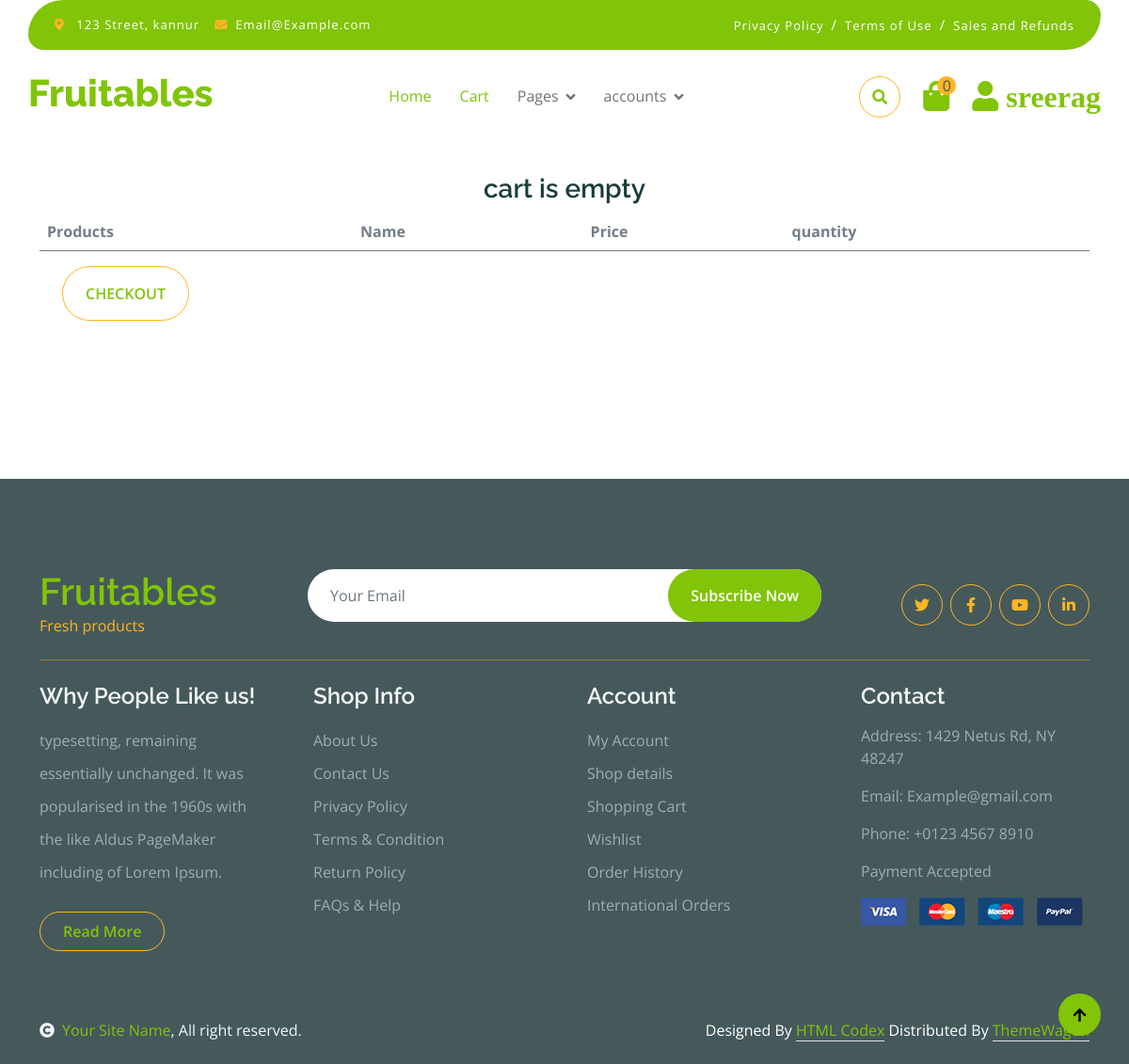
The app's page /cart/ (signed in), older data.
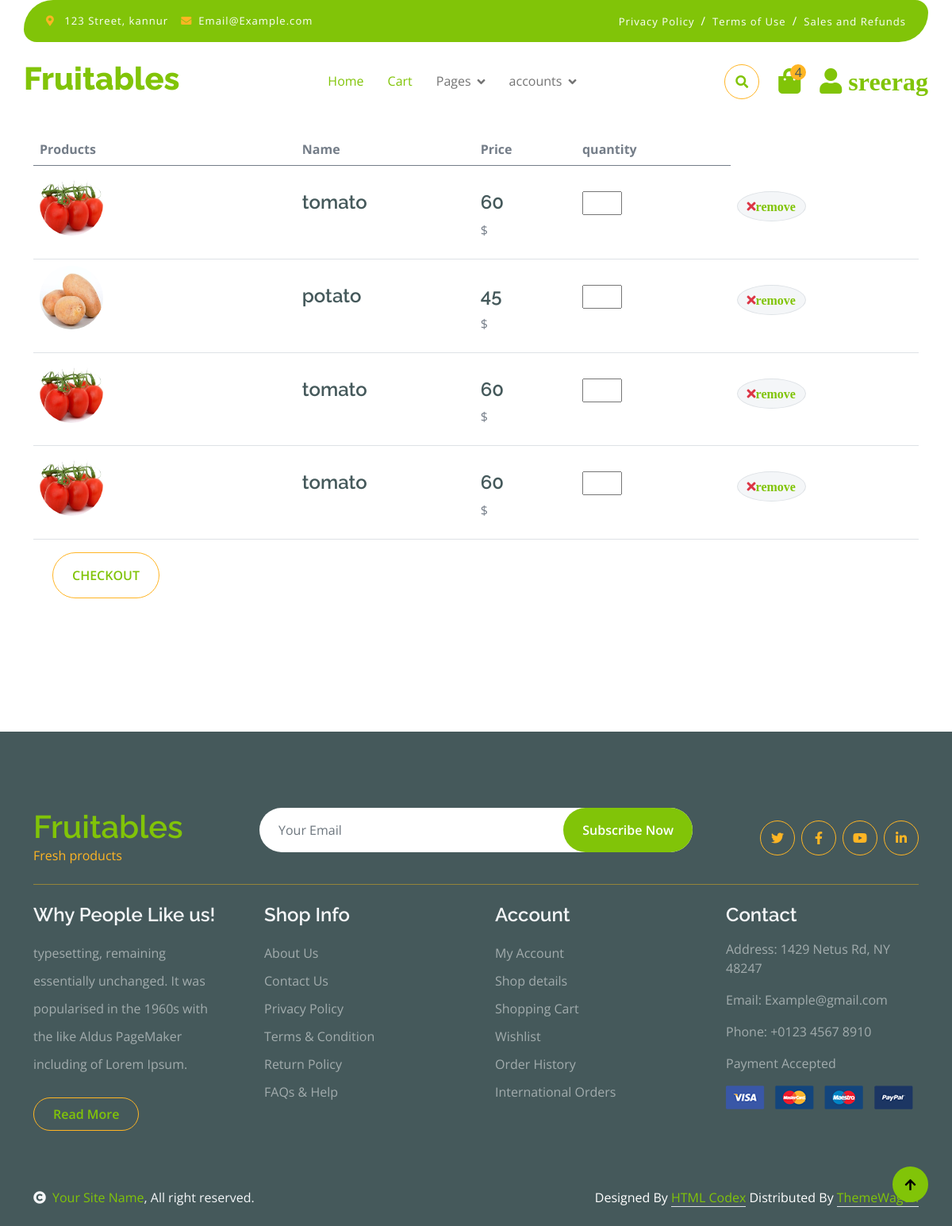
The same page, newer data.
### cart/models.py (models this page shows, shortened)
class Cart(models.Model):
    product = models.ForeignKey(
        Product, on_delete=models.CASCADE, blank=True, null=True)
    user = models.ForeignKey(
        User, on_delete=models.CASCADE, blank=True, null=True)
    qty = models.IntegerField(default=1)
    total = models.IntegerField(blank=True, null=True)

### app/models.py (models this page shows)
class Product(models.Model):
    name = models.CharField(max_length=50, blank=True, null=True)
    desc = models.TextField(blank=True, null=True)
    price = models.IntegerField(blank=True, null=True)
    image = models.ImageField(
        upload_to='images', default='image not available')
    thumbnails = models.ImageField(upload_to='thumbnail', blank=True)
    categ = models.ForeignKey(
        'category', on_delete=models.CASCADE, blank=True, null=True)
    created = models.DateTimeField(auto_now=True)
    def __str__(self):
        return self.name
    class Meta:
        ordering = ['-created']

### cart/views.py (the view)
# urls.py: path('',cart,name='cart'),
def cart(request, *args, **kwargs):
    cart = Cart.objects.filter(user=request.user)
    cart_count = cart.count()
    if cart_count == 0:
        messages.info(request, "cart is empty")
    cart_total = 0
    for i in cart:
        cart_total = cart_total+i.total
    context = {'cart': cart, 'cart_count': cart_count,
               'cart_total': cart_total}
    return render(request, 'cart.html', context)

### templates/cart.html (shortened to what this page needs)
   {% extends 'index.html' %}
   {% block cart %}
     <br>
     <br>
     <br>
   <div class="container-fluid py-5 ">
    <div class="container py-5">
        <form action="{% url 'checkout' %}" method="POST"> {% csrf_token %}
        <div class="table-responsive">
            <table class="table">
                <thead>
                  <tr>
                    <th scope="col">Products</th>
                    <th scope="col">Name</th>
                    <th scope="col">Price</th>
                    <th scope="col">quantity</th>
                  </tr>
                </thead>
                <tbody>
                    {% include "messages.html" %}
                    {% for i in cart  %}
                    <tr>
                        <th scope="row p-5">
                            <div class="d-flex align-items-center">
                                <img src="{{i.product.image.url}}" class="img-fluid me-5 rounded-circle" style="width: 80px; height: 80px;" alt="">
                            </div>
                        </th>
                        <td>
                            <p class="mb-0 mt-4"><h4>{{i.product}}</h4></p>
                        </td>
                        <td>
                            <p class="mb-0 mt-4"><h4>{{i.product.price}} </h4>$</p>
                        </td>
                        <td>
                        <input type="number" class="mb-0 mt-4 " style="width: 50px;"  name="qty">
                        </td>
                        <td>
                            <button class="btn btn-md rounded-circle bg-light border mt-4" type="" >
                                <i class="fa fa-times text-danger"><a href="{% url 'remove-from-cart' i.id %}">remove</a></i>
                            </button>
                        </td>
                    </tr>
                    {% endfor %}
                </tbody>
            </table>
            <button class="btn border-secondary rounded-pill px-4 py-3 text-primary text-uppercase mb-4 ms-4" type="submit">checkout
            </button>
        </div>
    </form>
                </div>
            </div>
{% endblock cart %}

### templates/index.html (shortened to what this page needs)
{% load static %}
<!DOCTYPE html>
<html lang="en">
  <head>
    <link
      rel="stylesheet"
      href="https://use.fontawesome.com/releases/v5.15.4/css/all.css"
    />
    <link
      href="https://cdn.jsdelivr.net/npm/bootstrap-icons@1.4.1/font/bootstrap-icons.css"
      rel="stylesheet"
    />
    <link
      href="{% static 'lib/lightbox/css/lightbox.min.css' %}"
      rel="stylesheet"
    />
    <link
      href="{% static 'lib/owlcarousel/assets/owl.carousel.min.css' %}"
      rel="stylesheet"
    />
    <link href="{% static 'css1/bootstrap.min.css' %}" rel="stylesheet" />
    <link href="{% static 'css1/style.css' %}" rel="stylesheet" />
  </head>
  <body>
    <div class="container-fluid fixed-top">
      <div class="container topbar bg-primary d-none d-lg-block">
        <div class="d-flex justify-content-between">
          <div class="top-info ps-2">
            <small class="me-3"
              ><i class="fas fa-map-marker-alt me-2 text-secondary"></i>
              <a href="#" class="text-white">123 Street, kannur</a></small
            >
            <small class="me-3"
              ><i class="fas fa-envelope me-2 text-secondary"></i
              ><a href="#" class="text-white">Email@Example.com</a></small
            >
          </div>
          <div class="top-link pe-2">
            <a href="#" class="text-white"
              ><small class="text-white mx-2">Privacy Policy</small>/</a
            >
            <a href="#" class="text-white"
              ><small class="text-white mx-2">Terms of Use</small>/</a
            >
            <a href="#" class="text-white"
              ><small class="text-white ms-2">Sales and Refunds</small></a
            >
          </div>
        </div>
      </div>
      <div class="container px-0">
        <nav class="navbar navbar-light bg-white navbar-expand-xl">
          <a href="index.html" class="navbar-brand"
            ><h1 class="text-primary display-6">Fruitables</h1></a
          >
          <div class="collapse navbar-collapse bg-white" id="navbarCollapse">
            <div class="navbar-nav mx-auto">
              <a href="{% url 'index' %}" class="nav-item nav-link active">Home</a>
              <a href="{% url 'cart' %}" class="nav-item nav-link active">Cart</a>
              <div class="nav-item dropdown">
                <a
                  href="#"
                  class="nav-link dropdown-toggle"
                  data-bs-toggle="dropdown"
                  >Pages</a
                >
              </div>
              <div class="nav-item dropdown">
                <a
                  href="#"
                  class="nav-link dropdown-toggle"
                  data-bs-toggle="dropdown"
                  >accounts</a
                >
              </div>
            </div>
            <div class="d-flex m-3 me-0">
              <button
                class="btn-search btn border border-secondary btn-md-square rounded-circle bg-white me-4"
                data-bs-toggle="modal"
                data-bs-target="#searchModal"
              >
                <i class="fas fa-search text-primary"></i>
              </button>
              <a href="{% url 'cart' %}" class="position-relative me-4 my-auto">
                <i class="fa fa-shopping-bag fa-2x"></i>
                <span
                  class="position-absolute bg-secondary rounded-circle d-flex align-items-center justify-content-center text-dark px-1"
                  style="top: -5px; left: 15px; height: 20px; min-width: 20px"
                  >{{cart_count}}</span
                >
              </a>
              <a href="#" class="my-auto">
                <i class="fas fa-user fa-2x"> {{request.user}}</i>
              </a>
            </div>
          </div>
        </nav>
      </div>
    </div>
    {% block cart %}
    {% endblock cart %}
    <div class="container-fluid bg-dark text-white-50 footer pt-5 mt-5">
      <div class="container py-5">
        <div
          class="pb-4 mb-4"
          style="border-bottom: 1px solid rgba(226, 175, 24, 0.5)"
        >
          <div class="row g-4">
            <div class="col-lg-3">
              <a href="#">
                <h1 class="text-primary mb-0">Fruitables</h1>
                <p class="text-secondary mb-0">Fresh products</p>
              </a>
            </div>
            <div class="col-lg-6">
              <div class="position-relative mx-auto">
                <input
                  class="form-control border-0 w-100 py-3 px-4 rounded-pill"
                  type="number"
                  placeholder="Your Email"
                />
                <button
                  type="submit"
                  class="btn btn-primary border-0 border-secondary py-3 px-4 position-absolute rounded-pill text-white"
                  style="top: 0; right: 0"
                >
                  Subscribe Now
                </button>
              </div>
            </div>
            <div class="col-lg-3">
              <div class="d-flex justify-content-end pt-3">
                <a
                  class="btn btn-outline-secondary me-2 btn-md-square rounded-circle"
                  href=""
                  ><i class="fab fa-twitter"></i
                ></a>
                <a
                  class="btn btn-outline-secondary me-2 btn-md-square rounded-circle"
                  href=""
                  ><i class="fab fa-facebook-f"></i
                ></a>
                <a
                  class="btn btn-outline-secondary me-2 btn-md-square rounded-circle"
                  href=""
                  ><i class="fab fa-youtube"></i
                ></a>
                <a
                  class="btn btn-outline-secondary btn-md-square rounded-circle"
                  href=""
                  ><i class="fab fa-linkedin-in"></i
                ></a>
              </div>
            </div>
          </div>
        </div>
        <div class="row g-5">
          <div class="col-lg-3 col-md-6">
            <div class="footer-item">
              <h4 class="text-light mb-3">Why People Like us!</h4>
              <p class="mb-4">
                typesetting, remaining essentially unchanged. It was popularised
                in the 1960s with the like Aldus PageMaker including of Lorem
                Ipsum.
              </p>
              <a
                href=""
                class="btn border-secondary py-2 px-4 rounded-pill text-primary"
                >Read More</a
              >
            </div>
          </div>
          <div class="col-lg-3 col-md-6">
            <div class="d-flex flex-column text-start footer-item">
              <h4 class="text-light mb-3">Shop Info</h4>
              <a class="btn-link" href="">About Us</a>
              <a class="btn-link" href="">Contact Us</a>
              <a class="btn-link" href="">Privacy Policy</a>
              <a class="btn-link" href="">Terms & Condition</a>
              <a class="btn-link" href="">Return Policy</a>
              <a class="btn-link" href="">FAQs & Help</a>
            </div>
          </div>
          <div class="col-lg-3 col-md-6">
            <div class="d-flex flex-column text-start footer-item">
              <h4 class="text-light mb-3">Account</h4>
              <a class="btn-link" href="">My Account</a>
              <a class="btn-link" href="">Shop details</a>
              <a class="btn-link" href="">Shopping Cart</a>
              <a class="btn-link" href="">Wishlist</a>
              <a class="btn-link" href="">Order History</a>
              <a class="btn-link" href="">International Orders</a>
            </div>
          </div>
          <div class="col-lg-3 col-md-6">
            <div class="footer-item">
              <h4 class="text-light mb-3">Contact</h4>
              <p>Address: 1429 Netus Rd, NY 48247</p>
              <p>Email: Example@gmail.com</p>
              <p>Phone: +0123 4567 8910</p>
              <p>Payment Accepted</p>
              <img
                src="{% static 'img/payment.png' %}"
                class="img-fluid"
                alt=""
              />
            </div>
          </div>
        </div>
      </div>
    </div>
    <div class="container-fluid copyright bg-dark py-4">
      <div class="container">
        <div class="row">
          <div class="col-md-6 text-center text-md-start mb-3 mb-md-0">
            <span class="text-light"
              ><a href="#"
                ><i class="fas fa-copyright text-light me-2"></i>Your Site
                Name</a
              >, All right reserved.</span
            >
          </div>
          <div class="col-md-6 my-auto text-center text-md-end text-white">
            Designed By
            <a class="border-bottom" href="https://htmlcodex.com">HTML Codex</a>
            Distributed By
            <a class="border-bottom" href="https://themewagon.com"
              >ThemeWagon</a
            >
          </div>
        </div>
      </div>
    </div>
    <a
      href="#"
      class="btn btn-primary border-3 border-primary rounded-circle back-to-top"
      ><i class="fa fa-arrow-up"></i
    ></a>
  </body>
</html>

### templates/messages.html
{% for message in messages %}
    <h3  class="mt-3"  style="display: flex;justify-content: center;color: rgb(26, 60, 60);">{{message}}</h3>
    {% endfor %}

### static/css1/style.css (style rules this page uses)
.back-to-top { position: fixed; right: 30px; bottom: 30px; display: flex; width: 45px; height: 45px; align-items: center; justify-content: center; transition: 0.5s; z-index: 99; }
.btn { font-weight: 600; transition: .5s; }
.btn-md-square { width: 44px; height: 44px; }
.btn-square, .btn-sm-square, .btn-md-square, .btn-lg-square { padding: 0; display: flex; align-items: center; justify-content: center; font-weight: normal; }
.btn.border-secondary { transition: 0.5s; }
.fixed-top { transition: 0.5s; background: var(--bs-white); border: 0; }
.topbar { padding: 20px; border-radius: 230px 100px; }
.topbar .top-info { font-size: 15px; line-height: 0; letter-spacing: 1px; display: flex; align-items: center; }
.topbar .top-link { font-size: 15px; line-height: 0; letter-spacing: 1px; display: flex; align-items: center; }
.topbar .top-link a { letter-spacing: 1px; }
.navbar .navbar-nav .nav-link { padding: 10px 15px; font-size: 16px; transition: .5s; }
.navbar { height: 100px; border-bottom: 1px solid rgba(255, 255, 255, .1); }
.navbar .navbar-nav .nav-link:hover, .navbar .navbar-nav .nav-link.active, .fixed-top.bg-white .navbar .navbar-nav .nav-link:hover, .fixed-top.bg-white .navbar .navbar-nav .nav-link.active { color: var(--bs-primary); }
.navbar .dropdown-toggle::after { border: none; content: "\f107"; font-family: "Font Awesome 5 Free"; font-weight: 700; vertical-align: middle; margin-left: 8px; }
.footer .footer-item .btn-link { line-height: 35px; color: rgba(255, 255, 255, .5); transition: 0.5s; }
.footer .footer-item p.mb-4 { line-height: 35px; }

Row changes from the older to the newer data that the page shows:
added Cart: product.image (picture), product "tomato", product.price "60"
added Cart: product.image (picture), product "potato", product.price "45"
added Cart: product.image (picture), product "tomato", product.price "60"
added Cart: product.image (picture), product "tomato", product.price "60"
Text that changed along with them:
{{ cart_count }}: "0" → "4"
list line gone: "cart is empty"
